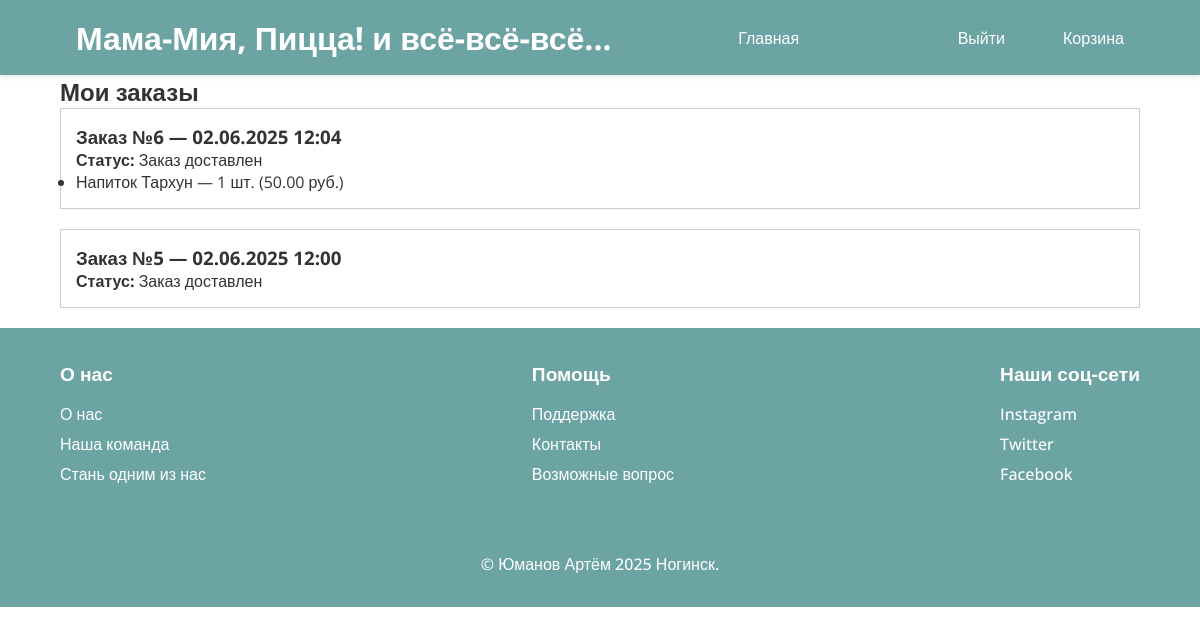
Before: /my-orders/ (signed in) with the older database file.
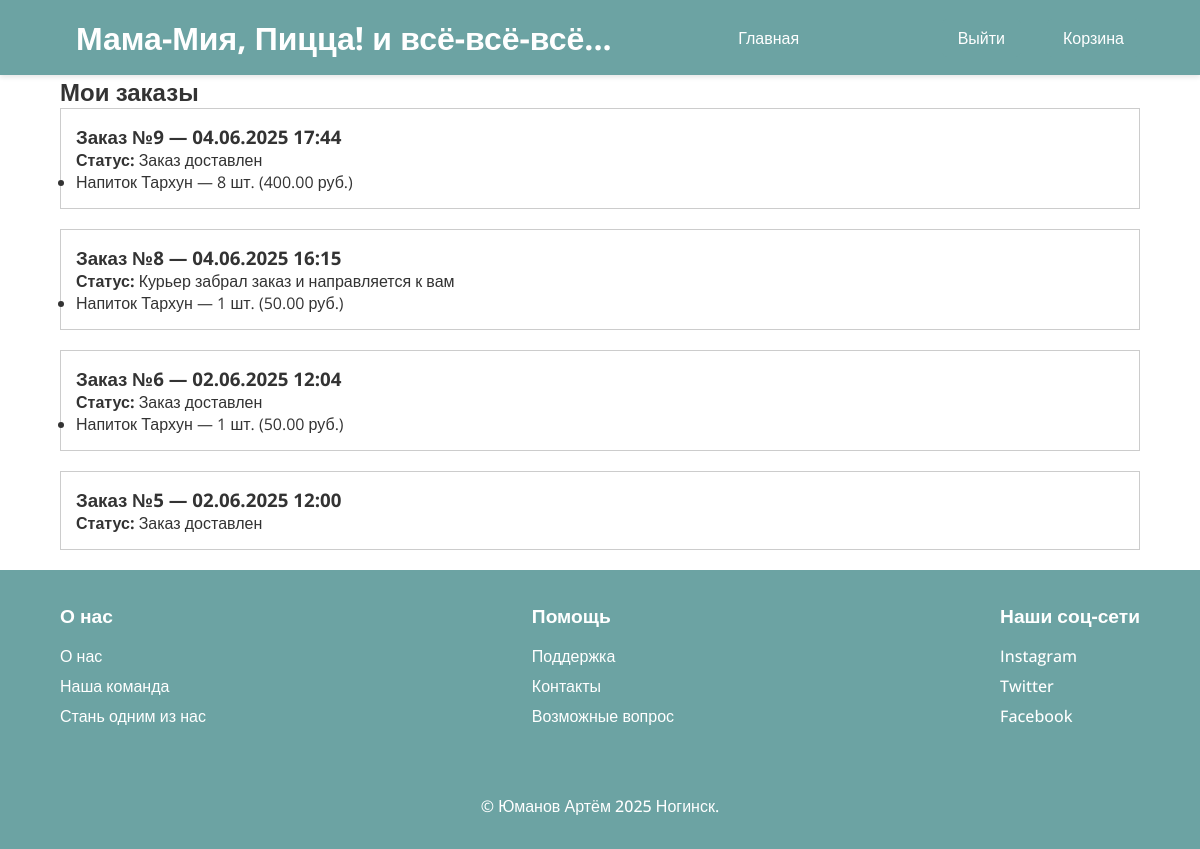
After: the same page with the newer database file.
### main/models.py (models this page shows, shortened)
class Order(models.Model):
    STATUS_CHOICES = [
        ("Курьер забрал заказ и направляется к вам", "Курьер забрал заказ и направляется к вам"),
        ("Заказ доставлен", "Заказ доставлен"),
    ]
    user = models.ForeignKey(User, on_delete=models.CASCADE, related_name="orders")
    status = models.CharField(max_length=100, choices=STATUS_CHOICES, default="Курьер забрал заказ и направляется к вам")
    courier = models.ForeignKey(User, on_delete=models.SET_NULL, null=True, blank=True, related_name="deliveries")
    created_at = models.DateTimeField(auto_now_add=True)

class OrderItem(models.Model):
    order = models.ForeignKey(Order, on_delete=models.CASCADE, related_name="items")
    product = models.ForeignKey(Product, on_delete=models.CASCADE)
    quantity = models.PositiveIntegerField(default=1)
    def total_price(self):
        return self.quantity * self.product.price

class Product(models.Model):
    CATEGORY_CHOICES = [
        ("Горячее", "Горячее"),
        ("Второе", "Второе"),
        ("Напитки", "Напитки"),
        ("Десерты", "Десерты"),
    ]
    name = models.CharField(max_length=100)
    price = models.DecimalField(max_digits=8, decimal_places=2)
    image = models.ImageField(upload_to="uploads/")
    category = models.CharField(max_length=20, choices=CATEGORY_CHOICES)

### main/views.py (the view)
# urls.py: path('my-orders/', views.my_orders_view, name='my_orders'),
@login_required
def my_orders_view(request):
    orders = request.user.orders.prefetch_related("items__product").order_by("-created_at")
    return render(request, "main/my_orders.html", {"orders": orders})

### main/templates/main/my_orders.html (shortened to what this page needs)
{% extends "main/base.html" %}
{% block content %}
<div class="container">
    <h2>Мои заказы</h2>
    {% if orders %}
        {% for order in orders %}
        <div style="border: 1px solid #ccc; padding: 15px; margin-bottom: 20px;">
            <h3>Заказ №{{ order.id }} — {{ order.created_at|date:"d.m.Y H:i" }}</h3>
            <p><strong>Статус:</strong> {{ order.status }}</p>
            <ul>
                {% for item in order.items.all %}
                    <li>{{ item.product.name }} — {{ item.quantity }} шт. ({{ item.total_price }} руб.)</li>
                {% endfor %}
            </ul>
        </div>
        {% endfor %}
    {% else %}
        <p>У вас пока нет заказов.</p>
    {% endif %}
</div>
{% endblock %}

### main/templates/main/base.html (shortened to what this page needs)
{% load static %}
<!DOCTYPE html>
<html lang="ru">
<head>
    <link rel="stylesheet" href="{% static 'main/css/main.css' %}">
</head>
<body>
    <header>
        <nav class="navbar">
            <div class="container navbar-content">
                <a href="{% url 'home' %}" class="logo">Мама-Мия, Пицца! и всё-всё-всё...</a>
                <ul class="nav-links">
                    <li><a href="{% url 'home' %}">Главная</a></li>
                </ul>
                <div class="auth-cart">
                    {% if user.is_authenticated %}
                        <a href="{% url 'logout' %}" class="auth-btn">Выйти</a>
                    {% else %}
                        <a href="{% url 'login' %}" class="auth-btn">Войти</a>
                    {% endif %}
                    <a id="cart-link" href="{% url 'cart' %}" class="cart-btn">Корзина</a>
                </div>
            </div>
        </nav>
    </header>
    {% block content %}{% endblock %}
    <footer>
        <div class="container footer-container">
            <div class="footer-column">
                <h3>О нас</h3>
                <ul>
                    <li><a href="#">О нас</a></li>
                    <li><a href="#">Наша команда</a></li>
                    <li><a href="#">Стань одним из нас</a></li>
                </ul>
            </div>
            <div class="footer-column">
                <h3>Помощь</h3>
                <ul>
                    <li><a href="#support">Поддержка</a></li>
                    <li><a href="#contact">Контакты</a></li>
                    <li><a href="#faq">Возможные вопрос</a></li>
                </ul>
            </div>
            <div class="footer-column">
                <h3>Наши соц-сети</h3>
                <ul>
                    <li><a href="https://instagram.com" target="_blank">Instagram</a></li>
                    <li><a href="https://twitter.com" target="_blank">Twitter</a></li>
                    <li><a href="https://facebook.com" target="_blank">Facebook</a></li>
                </ul>
            </div>
        </div>
        <br><br>
        <div class="container">
            <p>&copy; Юманов Артём 2025 Ногинск.</p>
        </div>
    </footer>
</body>
</html>

### main/static/main/css/main.css (style rules this page uses)
* { margin: 0; padding: 0; box-sizing: border-box; }
body { font-family: "Open Sans", sans-serif; background-color: #ffffff; color: #333; margin: 0; }
.container { width: 90%; max-width: 1200px; margin: auto; }
.navbar { background-color: #6ca3a3; position: sticky; top: 0; width: 100%; z-index: 1000; padding: 1rem 0; box-shadow: 0 2px 5px rgba(0,0,0,0.1); }
.navbar .container { display: flex; align-items: center; justify-content: space-between; flex-wrap: wrap; }
.navbar .logo { margin-left: 1rem; font-size: 2rem; font-weight: 700; color: #ffffff; text-decoration: none; }
.navbar .nav-links { list-style: none; display: flex; gap: 20px; align-items: center; justify-content: center; margin: 0; padding: 0; flex-grow: 1; }
.navbar .nav-links li { margin: 0 1rem; }
.navbar .nav-links li a { color: #ffffff; text-decoration: none; font-size: 1rem; font-weight: 500; padding: 10px 15px; border-radius: 5px; }
.navbar .auth-cart { display: flex; align-items: center; gap: 10px; flex-shrink: 0; }
.navbar .auth-cart .auth-btn, .navbar .auth-cart .cart-btn { background-color: #6ca3a3; color: #ffffff; border: none; text-decoration: none; padding: 0.5rem 1rem; margin-left: 1rem; cursor: pointer; font-size: 1rem; border-radius: 5px; }
footer { background-color: #6ca3a3; color: #ffffff; padding: 2rem 0; text-align: center; }
footer .footer-container { display: flex; justify-content: space-between; align-items: flex-start; padding-bottom: 1rem; }
footer .footer-container .footer-column { text-align: left; }
footer .footer-container .footer-column h3 { font-size: 1.2rem; margin-bottom: 1rem; font-weight: 700; }
footer .footer-container .footer-column ul { list-style: none; padding: 0; }
footer .footer-container .footer-column ul li { margin-bottom: 0.5rem; }
footer .footer-container .footer-column ul li a { color: #ffffff; text-decoration: none; font-size: 1rem; font-weight: 500; }
footer p { font-size: 1rem; font-weight: 500; }
.category-buttons button, .add-to-cart-btn, .auth-btn, .cart-btn, .cta-btn, .navbar .nav-links li a { transition: background-color 0.3s ease; }

Changed rows visible on the page:
added Order: id "9", created_at "04.06.2025 17:44", status "Заказ доставлен"
added OrderItem: product.name "Напиток Тархун", quantity "8", total_price "400.00", shown under "9"
added Order: id "8", created_at "04.06.2025 16:15", status "Курьер забрал заказ и направляется к вам"
added OrderItem: product.name "Напиток Тархун", quantity "1", total_price "50.00", shown under "8"
